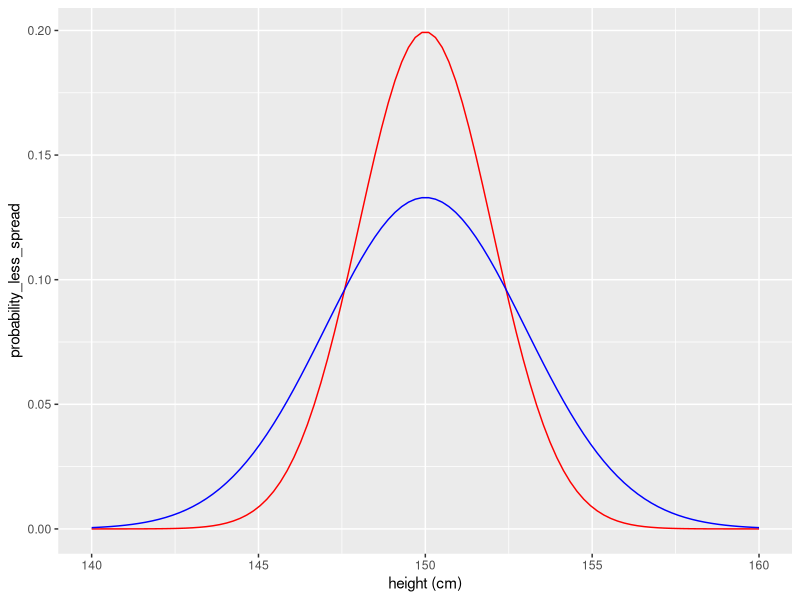
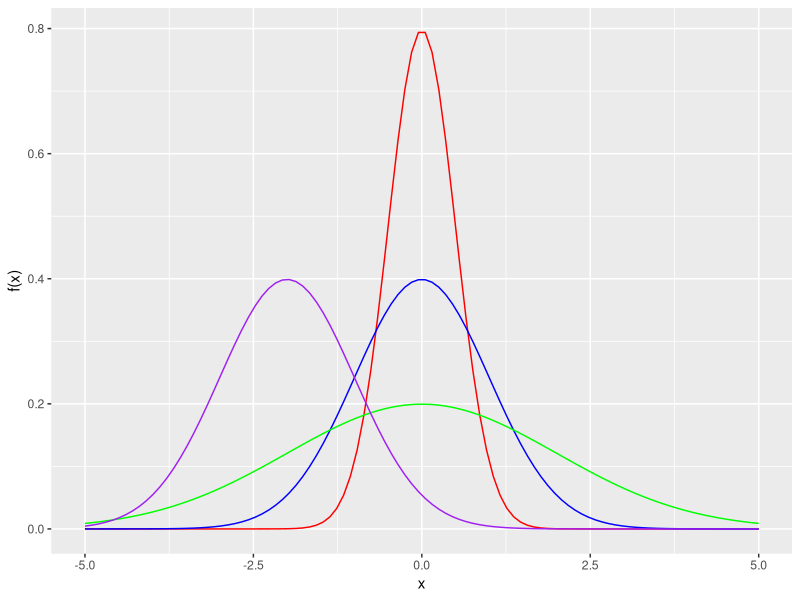
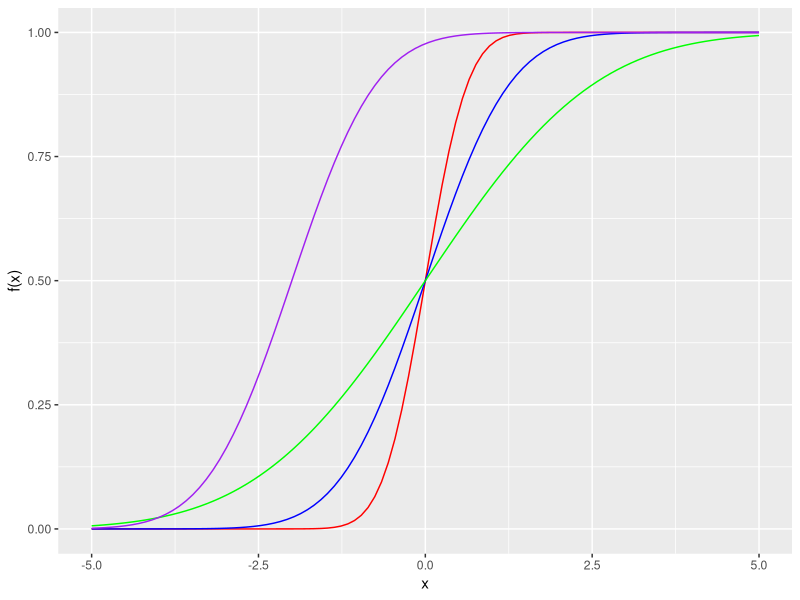
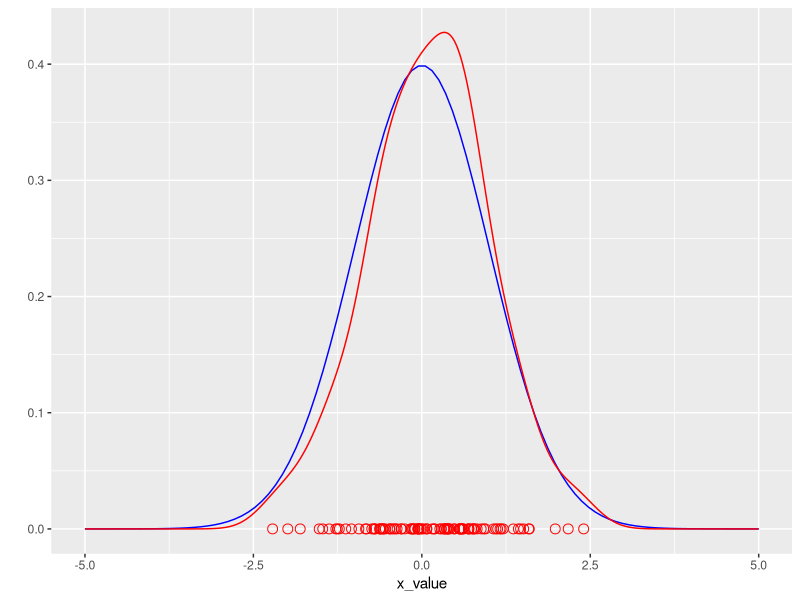
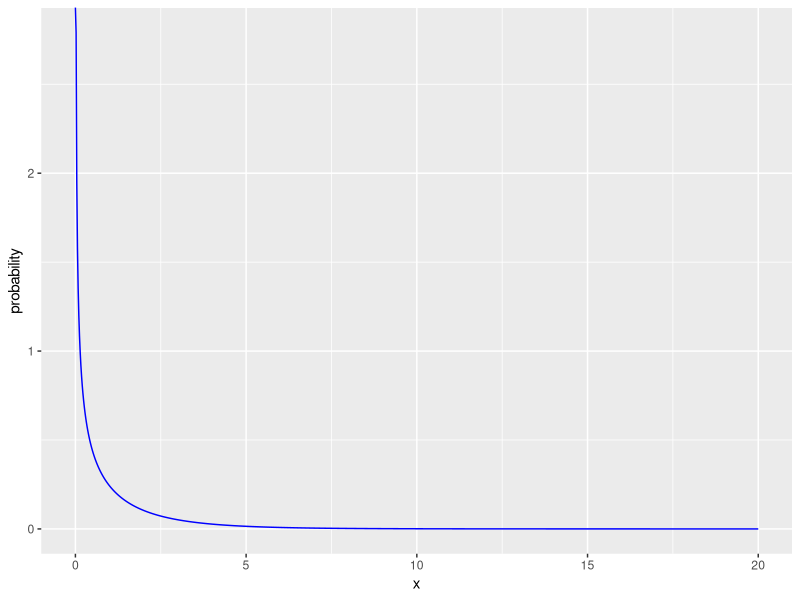
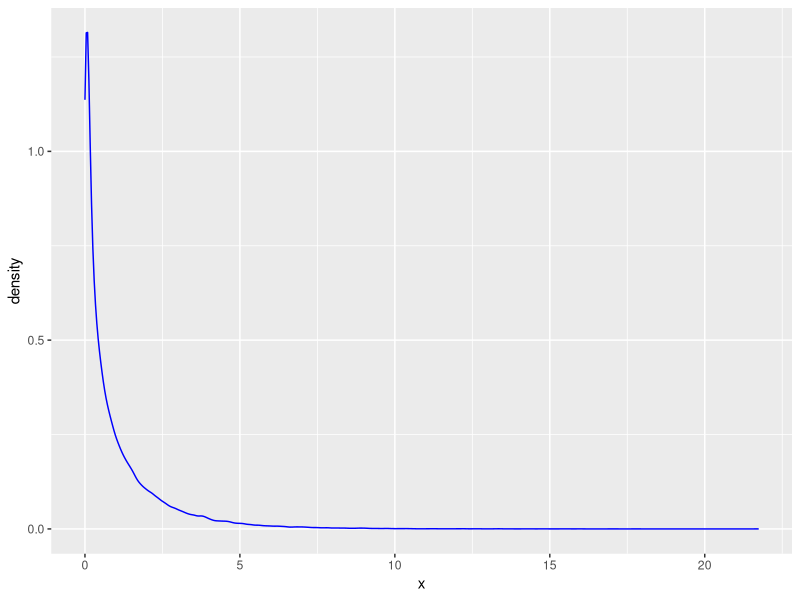
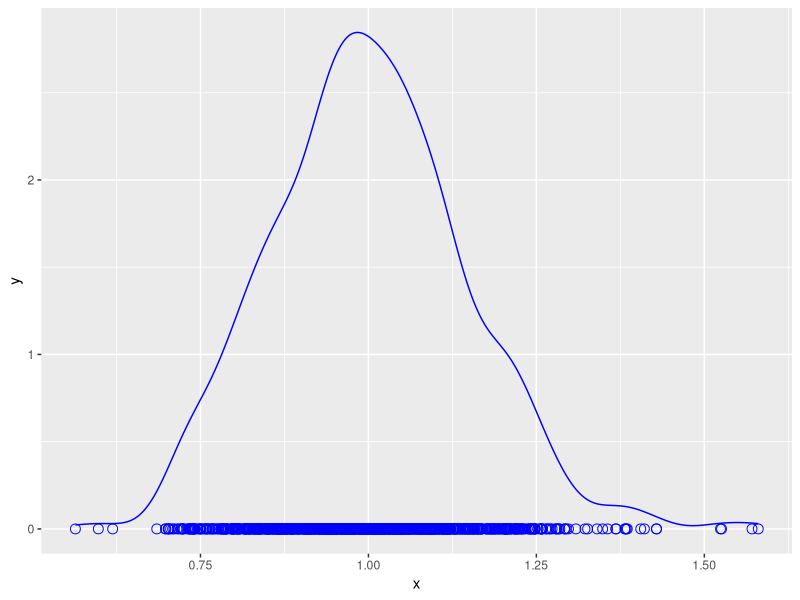
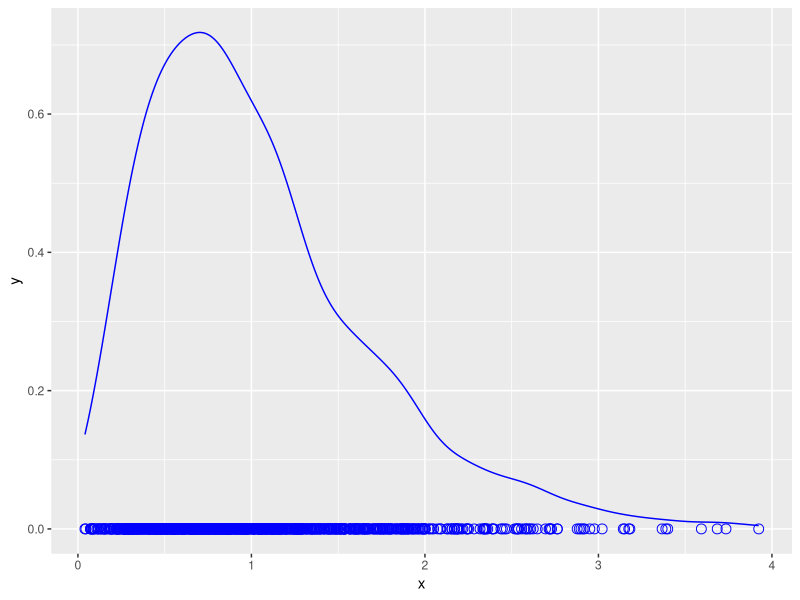

R code for these plots, in order:
## ---- chunk 1
knitr::opts_chunk$set(echo = TRUE)
## ---- chunk 2
library(tidyverse)
library(gridExtra)
## ---- chunk 3
all_possible_heights <- seq(from = 140, to = 160, length = 100)
probability_values_less_spread <- dnorm(all_possible_heights, mean = 150, sd = 2)
probability_values_more_spread <- dnorm(all_possible_heights, mean = 150, sd = 3)

tibble(height = all_possible_heights, 
       probability_less_spread = probability_values_less_spread,
       probability_more_spread = probability_values_more_spread) %>% 
  ggplot() +
  geom_line(aes(x = height, y = probability_less_spread), color = "red") +
  geom_line(aes(x = height, y = probability_more_spread), color = "blue") +
  xlab("height (cm)")
## ---- chunk 4
xValues <- seq(from = -5, to = 5, length = 100)
plotA <- dnorm(xValues, mean = 0, sd = 0.5) #
plotB <- dnorm(xValues, mean = 0, sd = 1)
plotC <- dnorm(xValues, mean = 0, sd = 2)
plotD <-  dnorm(xValues, mean = -2, sd = 1)

normalDistributionsTibble <- tibble(x_value = xValues, 
                                    red_value = plotA,
                                    blue_value = plotB,
                                    green_value = plotC,
                                    purple_value = plotD)

p <- normalDistributionsTibble %>% ggplot()
p + 
  geom_line(aes(x = xValues, y = red_value), color = "red") +
  geom_line(aes(x = xValues, y = blue_value), color = "blue") +
  geom_line(aes(x = xValues, y = green_value), color = "green") +
  geom_line(aes(x = xValues, y = purple_value), color = "purple") +
  xlab("x") +
  ylab("f(x)")
## ---- chunk 5
xValues <- seq(from = -5, to = 5, length = 100)
plotA <- pnorm(xValues, mean = 0, sd = 0.5)
plotB <-  pnorm(xValues, mean = 0, sd = 1)
plotC <-  pnorm(xValues, mean = 0, sd = 2)
plotD <-  pnorm(xValues, mean = -2, sd = 1)

normalDistributionsTibble <- tibble(x_value = xValues, 
                                    red_value = plotA,
                                    blue_value = plotB,
                                    green_value = plotC,
                                    purple_value = plotD)

p <- normalDistributionsTibble %>% ggplot()
p + 
  geom_line(aes(x = xValues, y = red_value), color = "red") +
  geom_line(aes(x = xValues, y = blue_value), color = "blue") +
  geom_line(aes(x = xValues, y = green_value), color = "green") +
  geom_line(aes(x = xValues, y = purple_value), color = "purple") +
  xlab("x") +
  ylab("f(x)")
## ---- chunk 6
meanValue <- 0
standardDeviation <- 1
numVals <- 100

xValues <- seq(from = -5, to = 5, length = numVals)
trueDistribution <- dnorm(xValues, mean = meanValue, sd = standardDeviation)

dataFrame <- tibble(x_value = xValues, true_value = trueDistribution)

set.seed(1)
randomVals <- rnorm(numVals, mean = meanValue, sd = standardDeviation)

dataFrame %>% ggplot() +
    geom_line(aes(x = x_value, y = true_value), color = "blue") +
    geom_line(aes(x = randomVals), color = "red", stat = "density") +
    geom_point(aes(x = randomVals, y = 0), color = "red", shape = 1, size = 3) +
    ylab("")
## ---- chunk 7
degreeFreedom <- 1

xValues <- seq(from = 0, to = 20, length = 1000)
probabilityValues <- dchisq(xValues, df = degreeFreedom)

dataFrame <- tibble(x = xValues, 
                    probability = probabilityValues)

dataFrame %>% ggplot() +
  geom_line(aes(x = x, y = probability), color = "blue")
## ---- chunk 8
# this is a trick to make the random values reproducible - note that computers are unable to produce truly random values. They can only generate pseudorandom values by using a seed, usually the current time, as it varies from moment to moment. By setting the seed ourselves, we make the random values repeatable. 
set.seed(1)

sampleSize <- 100
numSamples <- 1000

degreeFreedom <- 1

randomChiSqValues <- rchisq(n = numSamples * sampleSize, df = degreeFreedom)
## ---- chunk 9
tibble(x = randomChiSqValues) %>% 
  ggplot() + 
  geom_density(aes(x = x), color = "blue")
## ---- chunk 10
# organize the random values into 1000 sample rows of size n = 5 columns
samples <- matrix(randomChiSqValues, nrow = numSamples, ncol = sampleSize)
sampleMeans <- rowMeans(samples) # work out the sample means 

head(sampleMeans)
## ---- chunk 11
tibble(x = sampleMeans) %>% 
  ggplot() + 
  geom_line(aes(x = x), stat = "density", color = "blue") +
  geom_point(aes(x = x, y = 0), color = "blue", shape = 1, size = 3)
## ---- chunk 12
set.seed(1)

sampleSize <- 5
numSamples <- 1000

degreeFreedom <- 1

randomChiSqValues <- rchisq(n = numSamples * sampleSize, df = degreeFreedom)

samples <- matrix(randomChiSqValues, nrow = numSamples, ncol = sampleSize)
sampleMeans <- rowMeans(samples)

tibble(x = sampleMeans) %>% 
  ggplot() + 
  geom_line(aes(x = x), stat = "density", color = "blue") +
  geom_point(aes(x = x, y = 0), color = "blue", shape = 1, size = 3)

## ---- chunk 13
# sample size = 100
set.seed(1)

sampleSize <- 100
numSamples <- 1000

degreeFreedom <- 1

randomChiSqValues <- rchisq(n = numSamples * sampleSize, df = degreeFreedom)

samples <- matrix(randomChiSqValues, nrow = numSamples, ncol = sampleSize)
sampleMeans <- rowMeans(samples) # work out the sample means 

a <- tibble(x = sampleMeans) %>% 
  ggplot() + 
  geom_line(aes(x = x), stat = "density", color = "blue") +
  geom_point(aes(x = x, y = 0), color = "blue", shape = 1, size = 3) +
  ylim(c(0,3)) +
  xlim(c(0,4)) +
  ggtitle("sampleSize = 100")

# sample size = 5
set.seed(1)

sampleSize <- 5
numSamples <- 1000

degreeFreedom <- 1

randomChiSqValues <- rchisq(n = numSamples * sampleSize, df = degreeFreedom)

samples <- matrix(randomChiSqValues, nrow = numSamples, ncol = sampleSize)
sampleMeans <- rowMeans(samples)

b <- tibble(x = sampleMeans) %>% 
  ggplot() + 
  geom_line(aes(x = x), stat = "density", color = "blue") +
  geom_point(aes(x = x, y = 0), color = "blue", shape = 1, size = 3) +
  ylim(c(0,3)) +
  xlim(c(0,4)) +
  ggtitle("sampleSize = 5")

grid.arrange(a,b,ncol=1)
## ---- chunk 14
# sample size = 30
set.seed(1)

sampleSize <- 30
numSamples <- 1000

degreeFreedom <- 1

randomChiSqValues <- rchisq(n = numSamples * sampleSize, df = degreeFreedom)

samples <- matrix(randomChiSqValues, nrow = numSamples, ncol = sampleSize)
sampleMeans <- rowMeans(samples)

(c <- tibble(x = sampleMeans) %>% 
  ggplot() + 
  geom_line(aes(x = x), stat = "density", color = "blue") +
  geom_point(aes(x = x, y = 0), color = "blue", shape = 1, size = 3) +
  xlim(c(0,4)) +
  ylim(c(0,3)) + 
  ggtitle("sampleSize = 30"))
## ---- chunk 15
grid.arrange(a,b,c,ncol=1)
